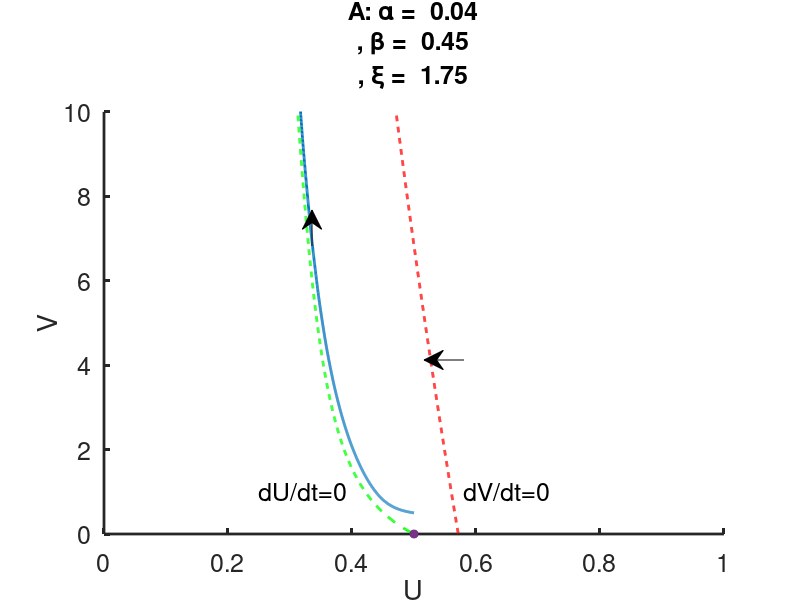
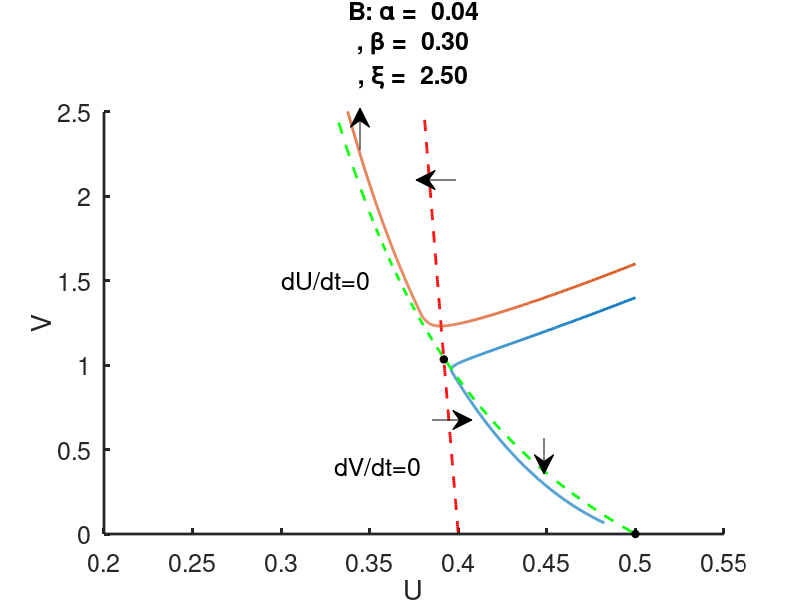
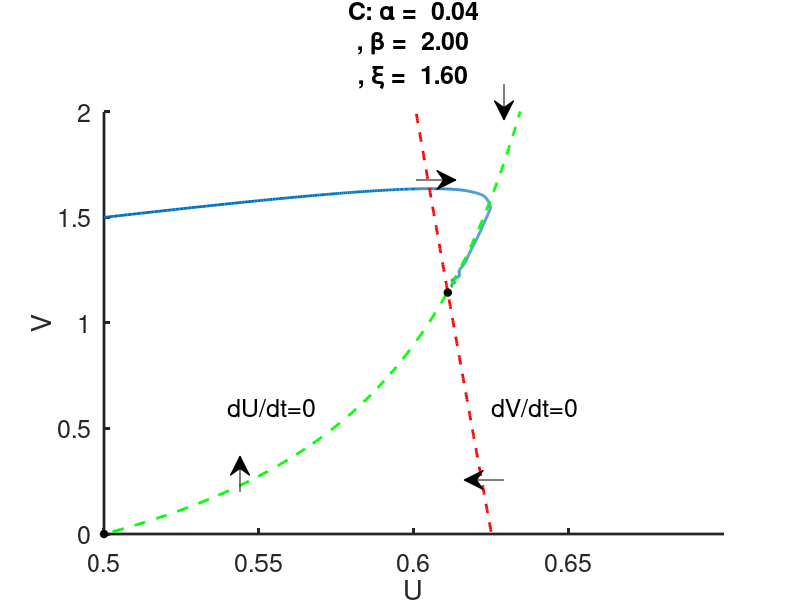
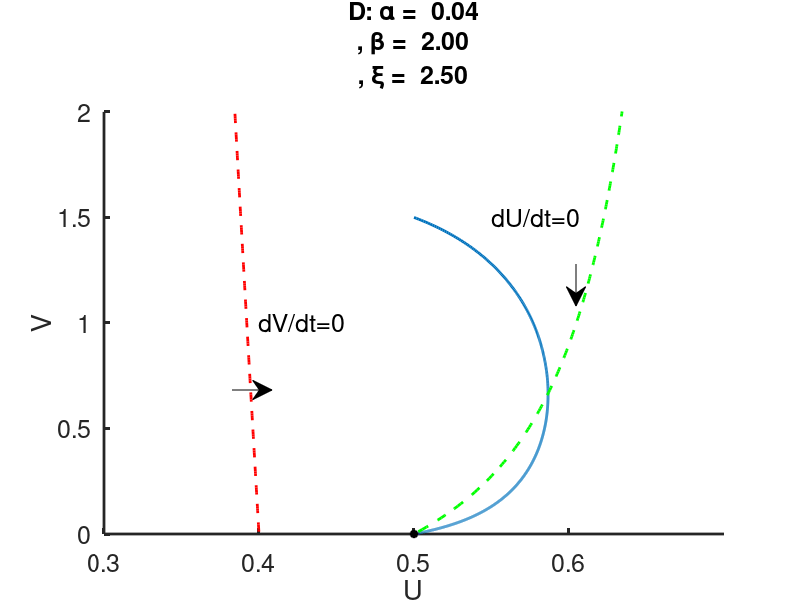

MATLAB code to generate these figures, in order:
% phase portrait for leukocyte dynamics
function leukocyte_dynamics
close all
clear all
clc
set(0,                           ...
   'defaultaxesfontsize', 18,   ...
   'defaultaxeslinewidth', 2.0, ...
   'defaultlinelinewidth', 2.0); 
global N 

    
formatSpecF = '%6.2f\n';

%parameters
p.g0=0.2;
p.b0=1;

% choose Icase = 1 or 2;
Icase = 2;
 if (Icase ==1)
alist =[0.5,1,2]; % three values of alpha
xivals=[1.5,2.5,1.7,2.5,1.7];
bvals = [0.45,.3,2,2,0.5];
vinit=[0.5,14.5,1.5,1.5,1.0,13.5,2.5];
tend=[15,30,30,30,30];
  
 end
if(Icase==2)
xivals=[1.75,2.5,1.6,2.5,2.5];
bvals = [0.45,.3,2,2,0.5];
vinit=[0.5,1.4,1.5,1.5,5.1,1.6,5.5];
tend=[15,40,30,30,300];
 alist=[0.04];% one value of alpha 
end 

p.a = alist(1);
 U0 = p.b0/(1+p.b0);
 for j = 1:length(bvals);
p.b = bvals(j);
p.xi = xivals(j);
 v=[0:.011:400];
 f = F(p.a*v);
  u1= (p.b0+p.b*v)./((p.b0+p.b*v).*f.*exp(-p.a*v)+ (v.*f+1)) ;

 u2=1./(p.xi*f);
diff = u1-u2;
ndx =find(diff(1:end-1).*diff(2:end) <=0);

  N=1;
   init = [U0 ,vinit(j)];
  if (j==2) N=2;
    init = [U0 ,vinit(j),U0,vinit(6)];
  end
 if (j==5) N=2;
    init = [U0 ,vinit(j),U0,vinit(7)];
  end
%make some phase portraits
dt=0.01;


tspan = [0:dt:tend(j)];
[t,sol] = ode23(@(t,x)rhs(t,x,p),tspan,init);

figure(j)
plot( sol(:,1) ,sol(:,2),u1,v,'g--',u2,v,'r--','linewidth',2) 
hold on
 plot(U0,0,'k*','linewidth',2)
if (~isempty(ndx)) 
    plot(u2(ndx),v(ndx),'k*','linewidth',2)
end
 

xlabel('U')
 ylabel('V')
 box off
 if(Icase==1)
      if (j==1)
     text(0.36,0.5,'dU/dt=0','fontsize',18)
     text(0.55,1.,'dV/dt=0','fontsize',18)
     annotation('arrow', [.55,.5],[.4,.4])
     annotation('arrow', [.38,.38],[.44,.5])
     plot(0.5,0,'*','linewidth',2)
 title(strcat('A: \alpha = ',sprintf(formatSpecF,p.a), ', \beta = ',sprintf(formatSpecF,p.b), ', \xi = ',sprintf(formatSpecF,p.xi)),'fontsize',18)
     axis([0.2 0.8 0 3.5])

 end
  if (j==2)
      plot( sol(:,3) ,sol(:,4)) 
     text(0.34,2,'dU/dt=0','fontsize',18)
     text(0.12,3,'dV/dt=0','fontsize',18)
      annotation('arrow', [.38,.44],[.3,.3])
       annotation('arrow', [.64,.64],[.24,.18])
         
      
       axis([.05 .55 0 11])
 title(strcat('B: \alpha = ',sprintf(formatSpecF,p.a), ', \beta = ',sprintf(formatSpecF,p.b), ', \xi = ',sprintf(formatSpecF,p.xi)),'fontsize',18)
  end
   if (j==3)
     text(0.65,0.85,'dU/dt=0','fontsize',18)
     text(0.47,.55,'dV/dt=0','fontsize',18)
      annotation('arrow', [.54,.49],[.17,.17])
       annotation('arrow', [.25 ,.30],[.4,.4])
       annotation('arrow', [.35,.35],[.14,.2])
        annotation('arrow', [.77,.77],[.57,.51])
       axis([.45 .7 0 2])
 title(strcat('C: \alpha = ',sprintf(formatSpecF,p.a), ', \beta = ',sprintf(formatSpecF,p.b), ', \xi = ',sprintf(formatSpecF,p.xi)),'fontsize',18)
   end
    if (j==4)
     text(0.63,.66,'dU/dt=0','fontsize',18)
     text(0.35,.75,'dV/dt=0','fontsize',18)
      annotation('arrow', [.19,.24],[.35,.35])
       annotation('arrow', [.82,.82],[.56,.5])
       axis([.3 .7 0 2])
 title(strcat('D: \alpha = ',sprintf(formatSpecF,p.a), ', \beta = ',sprintf(formatSpecF,p.b), ', \xi = ',sprintf(formatSpecF,p.xi)),'fontsize',18)
    end
     if (j==5)
     text(0.3,4,'dU/dt=0','fontsize',18)
     text(0.25,2.5,'dV/dt=0','fontsize',18)
      annotation('arrow', [.88,.83],[.167,.167])
       annotation('arrow', [.78,.78],[.13,.17])
       axis([.1 .55 0 10])
 title(strcat('E: \alpha = ',sprintf(formatSpecF,p.a), ', \beta = ',sprintf(formatSpecF,p.b), ', \xi = ',sprintf(formatSpecF,p.xi)),'fontsize',18)
    end
 end

 if(Icase==2)
 if (j==1)
     text(0.25,1,'dU/dt=0','fontsize',18)
     text(0.58,1.,'dV/dt=0','fontsize',18)
     annotation('arrow', [.58,.53],[.4,.4])
     annotation('arrow', [.39,.39],[.59,.65])
     plot(0.5,0,'*','linewidth',2)
 title(strcat('A: \alpha = ',sprintf(formatSpecF,p.a), ', \beta = ',sprintf(formatSpecF,p.b), ', \xi = ',sprintf(formatSpecF,p.xi)),'fontsize',18)
     axis([0 1 0 10])

 end
  if (j==2)
      plot( sol(:,3) ,sol(:,4)) 
     text(0.3,1.5,'dU/dt=0','fontsize',18)
     text(0.33,0.4,'dV/dt=0','fontsize',18)
      annotation('arrow', [.54,.59],[.3,.3])
       annotation('arrow', [.45,.45],[.75,.82])
        annotation('arrow', [.57,.52],[.7,.7])
       annotation('arrow', [.68,.68],[.27,.21])
       axis([.2 .55 0 2.5])
 title(strcat('B: \alpha = ',sprintf(formatSpecF,p.a), ', \beta = ',sprintf(formatSpecF,p.b), ', \xi = ',sprintf(formatSpecF,p.xi)),'fontsize',18)
  end
   if (j==3)
     text(0.54,0.6,'dU/dt=0','fontsize',18)
     text(0.625,.6,'dV/dt=0','fontsize',18)
      annotation('arrow', [.63,.58],[.2,.2])
       annotation('arrow', [.52 ,.57],[.7,.7])
       annotation('arrow', [.3,.3],[.18,.24])
        annotation('arrow', [.63,.63],[.86,.8])
       axis([.5 .7 0 2])
 title(strcat('C: \alpha = ',sprintf(formatSpecF,p.a), ', \beta = ',sprintf(formatSpecF,p.b), ', \xi = ',sprintf(formatSpecF,p.xi)),'fontsize',18)
   end
    if (j==4)
     text(0.55,1.5,'dU/dt=0','fontsize',18)
     text(0.4,1.,'dV/dt=0','fontsize',18)
      annotation('arrow', [.29,.34],[.35,.35])
       annotation('arrow', [.72,.72],[.56,.49])
       axis([.3 .7 0 2])
 title(strcat('D: \alpha = ',sprintf(formatSpecF,p.a), ', \beta = ',sprintf(formatSpecF,p.b), ', \xi = ',sprintf(formatSpecF,p.xi)),'fontsize',18)
    end
     if (j==5)
          plot( sol(:,3) ,sol(:,4)) 
     text(0.45,1.,'dU/dt=0','fontsize',18)
     text(0.35,1.,'dV/dt=0','fontsize',18)
      annotation('arrow', [.38,.43],[.25,.25])
       annotation('arrow', [.5,.5],[.27,.2])
       axis([.3 .55 0 8])
 title(strcat('E: \alpha = ',sprintf(formatSpecF,p.a), ', \beta = ',sprintf(formatSpecF,p.b), ', \xi = ',sprintf(formatSpecF,p.xi)),'fontsize',18)
 end
figure(j)
hold off
 end
 end
 
% now plot the parameter curves

V=[0.1:.1:1000];

for k = 1:length(alist)
    p.a = alist(k);
cA=p.a^2*V.^4;
cB=- V.*(-2*p.a^2*V.^2*p.b0 + p.a*V - 2*exp(p.a*V) + 2);
cC= p.b0*(p.a^2*V.^2*p.b0 -p.a*V- 1 + exp(p.a*V).*(1 - V.^2*p.a)); 

disc=cB.^2-4*cA.*cC;
b1 = (-cB+sqrt(disc))./(2*cA);
%b2 = (-cB-sqrt(disc))./(2*cA);
 
ndx=find(b1>0);
onebyxi1= p.a*V.*(p.b0 + b1.*V)./(1 - exp(-p.a*V) + p.a*V.^2 + p.a*V.*exp(-p.a*V).*(p.b0 + b1.*V));
%onebyxi2= a*V.*(p.b0 + b2.*V)./(1 - exp(-a*V) + a*V.^2 + a*V.*exp(-a*V).*(p.b0 + b2.*V));

figure(6)
ln(k)=plot(1./b1(ndx),1./onebyxi1(ndx))
 
hold on
end
  

xlabel('1/\beta','fontsize',20)
ylabel('\xi','fontsize',20)
text(1,2.5,'D: \{0\}','fontsize',18)
text(0.5,1.3,'C: \{V_p\}','fontsize',18)
if(Icase==2)
text(1.64,2.12,'\{0,V_p\}','fontsize',16)
end
if(Icase==1)
    text(1.9,1.85,'\{V_p,\infty\}','fontsize',16)
end
text(3,1,'A: \{\infty\}','fontsize',18)
text(3,2.5,'B: \{0,\infty\}','fontsize',18)
 
 figure(6)
plot([0,4],[0,4],'--',[0,4],[1/U0,1/U0],'--' );%,1./bvals,xivals,'r*')  add this if you want to see where the phase portraits are in parameter space 
box off
if(Icase==2)
    title(strcat('\alpha = ',sprintf(formatSpecF,p.a)),'fontsize',18)
end
axis([0 4 0 4])
  
hold off
if (Icase==1)
 legend('boxoff')
legend([ln(1),ln(2),ln(3)],strcat('\alpha = ',sprintf(formatSpecF,alist(1))),strcat('\alpha = ',sprintf(formatSpecF,alist(2))),strcat('\alpha = ',sprintf(formatSpecF,alist(3))),'fontsize',18,'location','northwest')
end 
 

function out=rhs(t,x,p)
global N

out = [];
for j = 1:N
u=x(2*j-1); % leukocyte mass
v=x(2*j); % 
f = F(p.a*v);

up = p.g0*((p.b0+p.b*v)*(1-u*f*exp(-p.a*v))-u*(v*f+1));

vp = v*(1-p.xi*u*f);

 out =[out;up;vp];
end

function f = F(z)
if(z<1.e-4)
    f=1 +  z/2 +  z.^2/12 -  z.^4./720;
else

f=z./(1-exp(-z));
end


 
